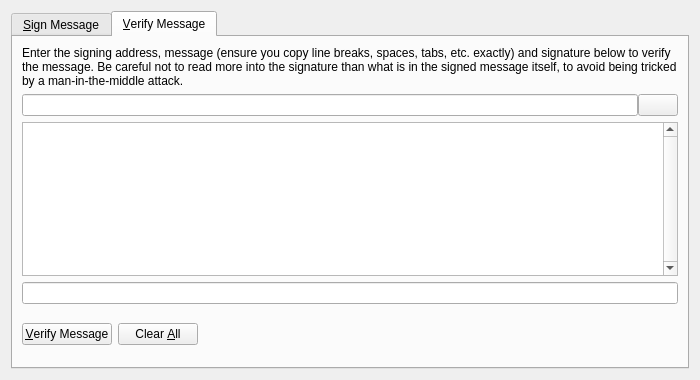
<?xml version="1.0" encoding="UTF-8"?>
<ui version="4.0">
 <class>SignVerifyMessageDialog</class>
 <widget class="QDialog" name="SignVerifyMessageDialog">
  <property name="geometry">
   <rect>
    <x>0</x>
    <y>0</y>
    <width>700</width>
    <height>380</height>
   </rect>
  </property>
  <property name="windowTitle">
   <string>Signatures - Sign / Verify a Message</string>
  </property>
  <property name="modal">
   <bool>true</bool>
  </property>
  <layout class="QVBoxLayout" name="verticalLayout">
   <item>
    <widget class="QTabWidget" name="tabWidget">
     <property name="currentIndex">
      <number>1</number>
     </property>
     <widget class="QWidget" name="tabSignMessage">
      <attribute name="title">
       <string>&amp;Sign Message</string>
      </attribute>
      <layout class="QVBoxLayout" name="verticalLayout_SM">
       <item>
        <widget class="QLabel" name="infoLabel_SM">
         <property name="text">
          <string>You can sign messages with your addresses to prove you own them. Be careful not to sign anything vague, as phishing attacks may try to trick you into signing your identity over to them. Only sign fully-detailed statements you agree to.</string>
         </property>
         <property name="textFormat">
          <enum>Qt::PlainText</enum>
         </property>
         <property name="wordWrap">
          <bool>true</bool>
         </property>
        </widget>
       </item>
       <item>
        <layout class="QHBoxLayout" name="horizontalLayout_1_SM">
         <property name="spacing">
          <number>0</number>
         </property>
         <item>
          <widget class="QValidatedLineEdit" name="addressIn_SM">
           <property name="toolTip">
            <string>The address to sign the message with:</string>
           </property>
           <property name="maxLength">
            <number>34</number>
           </property>
          </widget>
         </item>
         <item>
          <widget class="QPushButton" name="addressBookButton_SM">
           <property name="toolTip">
            <string>Choose an address from the address book</string>
           </property>
           <property name="text">
            <string/>
           </property>
           <property name="icon">
            <iconset resource="../bitbay.qrc">
             <normaloff>:/icons/address-book</normaloff>:/icons/address-book</iconset>
           </property>
           <property name="shortcut">
            <string>Alt+A</string>
           </property>
           <property name="autoDefault">
            <bool>false</bool>
           </property>
          </widget>
         </item>
         <item>
          <widget class="QPushButton" name="pasteButton_SM">
           <property name="toolTip">
            <string>Paste address from clipboard</string>
           </property>
           <property name="text">
            <string/>
           </property>
           <property name="icon">
            <iconset resource="../bitbay.qrc">
             <normaloff>:/icons/editpaste</normaloff>:/icons/editpaste</iconset>
           </property>
           <property name="shortcut">
            <string>Alt+P</string>
           </property>
           <property name="autoDefault">
            <bool>false</bool>
           </property>
          </widget>
         </item>
        </layout>
       </item>
       <item>
        <widget class="QPlainTextEdit" name="messageIn_SM">
         <property name="toolTip">
          <string>Enter the message you want to sign here</string>
         </property>
        </widget>
       </item>
       <item>
        <layout class="QHBoxLayout" name="horizontalLayout_2_SM">
         <property name="spacing">
          <number>0</number>
         </property>
         <item>
          <widget class="QLineEdit" name="signatureOut_SM">
           <property name="font">
            <font>
             <italic>true</italic>
            </font>
           </property>
           <property name="readOnly">
            <bool>true</bool>
           </property>
          </widget>
         </item>
         <item>
          <widget class="QPushButton" name="copySignatureButton_SM">
           <property name="toolTip">
            <string>Copy the current signature to the system clipboard</string>
           </property>
           <property name="text">
            <string/>
           </property>
           <property name="icon">
            <iconset resource="../bitbay.qrc">
             <normaloff>:/icons/editcopy</normaloff>:/icons/editcopy</iconset>
           </property>
           <property name="autoDefault">
            <bool>false</bool>
           </property>
          </widget>
         </item>
        </layout>
       </item>
       <item>
        <layout class="QHBoxLayout" name="horizontalLayout_3_SM">
         <item>
          <widget class="QPushButton" name="signMessageButton_SM">
           <property name="toolTip">
            <string>Sign the message to prove you own this BitBay address</string>
           </property>
           <property name="text">
            <string>&amp;Sign Message</string>
           </property>
           <property name="icon">
            <iconset resource="../bitbay.qrc">
             <normaloff>:/icons/edit</normaloff>:/icons/edit</iconset>
           </property>
           <property name="autoDefault">
            <bool>false</bool>
           </property>
          </widget>
         </item>
         <item>
          <widget class="QPushButton" name="clearButton_SM">
           <property name="toolTip">
            <string>Reset all sign message fields</string>
           </property>
           <property name="text">
            <string>Clear &amp;All</string>
           </property>
           <property name="icon">
            <iconset resource="../bitbay.qrc">
             <normaloff>:/icons/remove</normaloff>:/icons/remove</iconset>
           </property>
           <property name="autoDefault">
            <bool>false</bool>
           </property>
          </widget>
         </item>
         <item>
          <spacer name="horizontalSpacer_1_SM">
           <property name="orientation">
            <enum>Qt::Horizontal</enum>
           </property>
           <property name="sizeHint" stdset="0">
            <size>
             <width>40</width>
             <height>48</height>
            </size>
           </property>
          </spacer>
         </item>
         <item>
          <widget class="QLabel" name="statusLabel_SM">
           <property name="font">
            <font>
             <weight>75</weight>
             <bold>true</bold>
            </font>
           </property>
           <property name="text">
            <string/>
           </property>
           <property name="wordWrap">
            <bool>true</bool>
           </property>
          </widget>
         </item>
         <item>
          <spacer name="horizontalSpacer_2_SM">
           <property name="orientation">
            <enum>Qt::Horizontal</enum>
           </property>
           <property name="sizeHint" stdset="0">
            <size>
             <width>40</width>
             <height>48</height>
            </size>
           </property>
          </spacer>
         </item>
        </layout>
       </item>
      </layout>
     </widget>
     <widget class="QWidget" name="tabVerifyMessage">
      <attribute name="title">
       <string>&amp;Verify Message</string>
      </attribute>
      <layout class="QVBoxLayout" name="verticalLayout_VM">
       <item>
        <widget class="QLabel" name="infoLabel_VM">
         <property name="text">
          <string>Enter the signing address, message (ensure you copy line breaks, spaces, tabs, etc. exactly) and signature below to verify the message. Be careful not to read more into the signature than what is in the signed message itself, to avoid being tricked by a man-in-the-middle attack.</string>
         </property>
         <property name="textFormat">
          <enum>Qt::PlainText</enum>
         </property>
         <property name="alignment">
          <set>Qt::AlignLeading|Qt::AlignLeft|Qt::AlignTop</set>
         </property>
         <property name="wordWrap">
          <bool>true</bool>
         </property>
        </widget>
       </item>
       <item>
        <layout class="QHBoxLayout" name="horizontalLayout_1_VM">
         <property name="spacing">
          <number>0</number>
         </property>
         <item>
          <widget class="QValidatedLineEdit" name="addressIn_VM">
           <property name="toolTip">
            <string>The address the message was signed with:</string>
           </property>
           <property name="maxLength">
            <number>34</number>
           </property>
          </widget>
         </item>
         <item>
          <widget class="QPushButton" name="addressBookButton_VM">
           <property name="toolTip">
            <string>Choose an address from the address book</string>
           </property>
           <property name="text">
            <string/>
           </property>
           <property name="icon">
            <iconset resource="../bitbay.qrc">
             <normaloff>:/icons/address-book</normaloff>:/icons/address-book</iconset>
           </property>
           <property name="shortcut">
            <string>Alt+A</string>
           </property>
           <property name="autoDefault">
            <bool>false</bool>
           </property>
          </widget>
         </item>
        </layout>
       </item>
       <item>
        <widget class="QPlainTextEdit" name="messageIn_VM">
         <property name="verticalScrollBarPolicy">
          <enum>Qt::ScrollBarAlwaysOn</enum>
         </property>
        </widget>
       </item>
       <item>
        <widget class="QValidatedLineEdit" name="signatureIn_VM"/>
       </item>
       <item>
        <layout class="QHBoxLayout" name="horizontalLayout_2_VM">
         <item>
          <widget class="QPushButton" name="verifyMessageButton_VM">
           <property name="toolTip">
            <string>Verify the message to ensure it was signed with the specified BitBay address</string>
           </property>
           <property name="text">
            <string>&amp;Verify Message</string>
           </property>
           <property name="icon">
            <iconset resource="../bitbay.qrc">
             <normaloff>:/icons/transaction_0</normaloff>:/icons/transaction_0</iconset>
           </property>
           <property name="autoDefault">
            <bool>false</bool>
           </property>
          </widget>
         </item>
         <item>
          <widget class="QPushButton" name="clearButton_VM">
           <property name="toolTip">
            <string>Reset all verify message fields</string>
           </property>
           <property name="text">
            <string>Clear &amp;All</string>
           </property>
           <property name="icon">
            <iconset resource="../bitbay.qrc">
             <normaloff>:/icons/remove</normaloff>:/icons/remove</iconset>
           </property>
           <property name="autoDefault">
            <bool>false</bool>
           </property>
          </widget>
         </item>
         <item>
          <spacer name="horizontalSpacer_1_VM">
           <property name="orientation">
            <enum>Qt::Horizontal</enum>
           </property>
           <property name="sizeHint" stdset="0">
            <size>
             <width>40</width>
             <height>48</height>
            </size>
           </property>
          </spacer>
         </item>
         <item>
          <widget class="QLabel" name="statusLabel_VM">
           <property name="font">
            <font>
             <weight>75</weight>
             <bold>true</bold>
            </font>
           </property>
           <property name="text">
            <string/>
           </property>
           <property name="wordWrap">
            <bool>true</bool>
           </property>
          </widget>
         </item>
         <item>
          <spacer name="horizontalSpacer_2_VM">
           <property name="orientation">
            <enum>Qt::Horizontal</enum>
           </property>
           <property name="sizeHint" stdset="0">
            <size>
             <width>40</width>
             <height>48</height>
            </size>
           </property>
          </spacer>
         </item>
        </layout>
       </item>
      </layout>
     </widget>
    </widget>
   </item>
  </layout>
 </widget>
 <customwidgets>
  <customwidget>
   <class>QValidatedLineEdit</class>
   <extends>QLineEdit</extends>
   <header>qvalidatedlineedit.h</header>
  </customwidget>
 </customwidgets>
 <resources>
  <include location="../bitbay.qrc"/>
 </resources>
 <connections/>
</ui>
